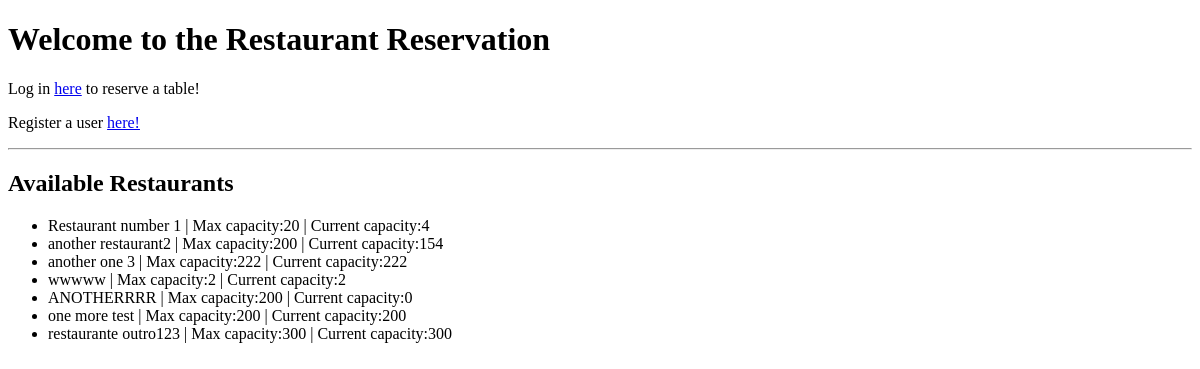
/, run on an earlier commit of the app's database.
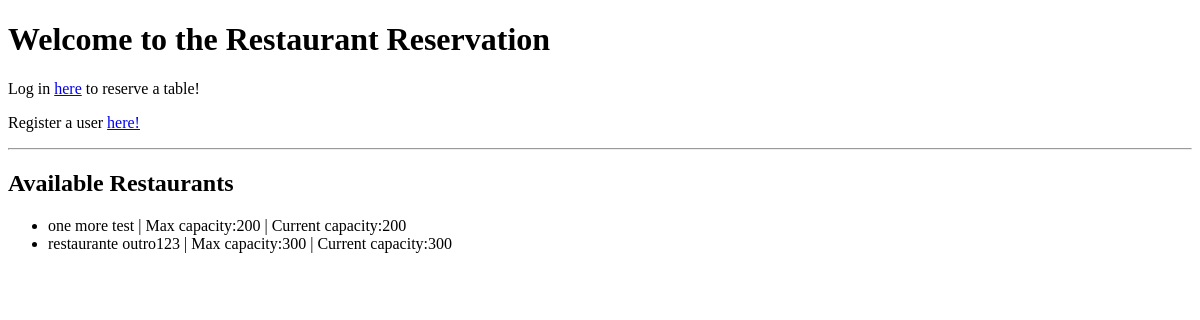
And on a later commit of the database.
### reservation_app/models.py (models this page shows, shortened)
class Restaurant(models.Model):
    restaurant_name = models.CharField(max_length=100)
    restaurant_max_capacity = models.IntegerField()
    restaurant_current_capacity = models.IntegerField()
    class Meta:
        db_table = 'restaurant_table'

### reservation_app/views.py (the view)
# urls.py: path('', index, name='index'),
def index(request):
    restaurants = Restaurant.objects.all()
    client = Client.objects.filter(client_name=request.user.username).first()
    reservations = Reservation.objects.filter(client=client)
    if request.method == 'POST':
        reserve_restaurant(request)
    return render(request, 'index.html', {'restaurants': restaurants, 'reservations': reservations})

### reservation_app/templates/index.html (shortened to what this page needs)
<!DOCTYPE html>
<html>
<head>
</head>
<body>
    <h1>Welcome to the Restaurant Reservation</h1>
    {% if user.is_authenticated %}
        <p>Welcome, {{ user.username }}!</p>
        <form method="POST" action="{% url 'user_logout' %}" style="display: inline;">
            {% csrf_token %}
            <button type="submit">Logout</button>
        </form>
    {% else %}
        <p>
            Log in <a href="{% url 'user_login' %}">here</a> to reserve a table!
        </p>
        <p>
            Register a user <a href="{% url 'register' %}">here!</a>
        </p>
    {% endif %}
    <hr>
    <h2>Available Restaurants</h2>
    <ul>
        {% for restaurant in restaurants %}
             <li>{{ restaurant.restaurant_name }} | Max capacity:{{ restaurant.restaurant_max_capacity }} | Current capacity:{{ restaurant.restaurant_current_capacity }}</li>
         {% endfor %}
     </ul>
</body>
</html>

What changed in the data, as far as the page shows it:
removed Restaurant: restaurant_name "Restaurant number 1", restaurant_max_capacity "20", restaurant_current_capacity "4"
removed Restaurant: restaurant_name "another restaurant2", restaurant_max_capacity "200", restaurant_current_capacity "154"
removed Restaurant: restaurant_name "another one 3", restaurant_max_capacity "222", restaurant_current_capacity "222"
removed Restaurant: restaurant_name "wwwww", restaurant_max_capacity "2", restaurant_current_capacity "2"
removed Restaurant: restaurant_name "ANOTHERRRR", restaurant_max_capacity "200", restaurant_current_capacity "0"
